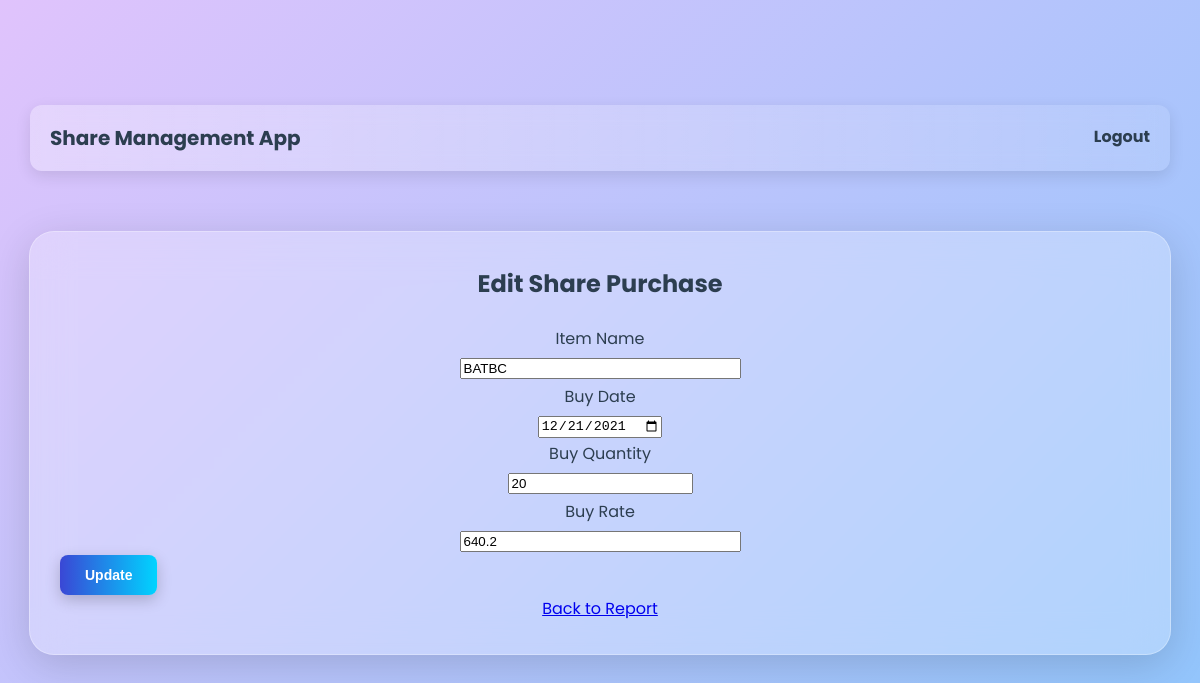
The app's page /edit_buy/3 (signed in) with its own data.
### models.py (models this page shows)
class SharePurchase(db.Model):
    id = db.Column(db.Integer, primary_key=True)
    item_name = db.Column(db.String(100), nullable=False)
    buy_date = db.Column(db.Date, nullable=False)  # Change to db.Date
    buy_quantity = db.Column(db.Integer, nullable=False)
    buy_rate = db.Column(db.Float, nullable=False)

### app.py (the view)
@app.route('/edit_buy/<int:id>', methods=['GET', 'POST'])
@login_required
def edit_buy(id):
    entry = SharePurchase.query.get_or_404(id)  # Fetch the entry from the database
    form = EditBuyForm(obj=entry)  # Populate the form with the entry data
    if form.validate_on_submit():
        form.populate_obj(entry)  # Update the entry with form data
        db.session.commit()
        flash('Purchase updated successfully!', 'success')
        return redirect(url_for('report'))
    return render_template('edit_buy.html', form=form, entry=entry)  # Pass 'entry' to the template

### forms.py
class EditBuyForm(FlaskForm):
    item_name = StringField('Item Name', validators=[DataRequired()])
    buy_date = DateField('Buy Date', format='%Y-%m-%d', validators=[DataRequired()])  # Ensure DateField
    buy_quantity = IntegerField('Buy Quantity', validators=[DataRequired()])
    buy_rate = FloatField('Buy Rate', validators=[DataRequired()])
    submit = SubmitField('Update')

### app.py (called while the page is built)
@login_manager.user_loader
def load_user(user_id):
    return User.query.get(int(user_id))

### templates/edit_buy.html (shortened to what this page needs)
{% extends 'layout.html' %}
{% block content %}
<h2>Edit Share Purchase</h2>
<form action="{{ url_for('edit_buy', id=entry.id) }}" method="post">
    <div>
        {{ form.item_name.label }}<br>
        {{ form.item_name(size=32) }}<br>
    </div>
    <div>
        {{ form.buy_date.label }}<br>
        {{ form.buy_date(size=32) }}<br>
    </div>
    <div>
        {{ form.buy_quantity.label }}<br>
        {{ form.buy_quantity(size=32) }}<br>
    </div>
    <div>
        {{ form.buy_rate.label }}<br>
        {{ form.buy_rate(size=32) }}<br>
    </div>
    <div>
        {{ form.submit() }}
    </div>
</form>
<a href="{{ url_for('report') }}">Back to Report</a>
{% endblock %}

### static/css/styles.css (style rules this page uses)
body { font-family: 'Poppins', sans-serif; background: linear-gradient(135deg, #e0c3fc, #8ec5fc); color: #2c3e50; margin: 0; padding: 0; line-height: 1.8; font-size: 16px; min-height: 100vh; display: flex; flex-direction: column; justify-content: center; align-items: center; }
h1, h2, h3 { color: #2c3e50; font-weight: 700; text-align: center; margin: 0 0 20px 0; }
.button, form button, form input[type="submit"] { background: linear-gradient(90deg, #3a47d5, #00d4ff); color: white; padding: 12px 25px; border-radius: 8px; font-size: 14px; font-weight: 600; border: none; cursor: pointer; transition: all 0.4s ease; box-shadow: 0 5px 15px rgba(0, 0, 0, 0.2); position: relative; overflow: hidden; display: flex; align-items: center; justify-content: center; gap: 8px; }
.button::before, form button::before, form input[type="submit"]::before { content: ''; position: absolute; top: 50%; left: 50%; width: 300%; height: 300%; background: rgba(255, 255, 255, 0.3); transition: all 0.5s ease; border-radius: 50%; transform: translate(-50%, -50%) scale(0); }

### records on screen
SharePurchase: item_name "BATBC", buy_date "12/21/2021", buy_quantity "20", buy_rate "640.2"
